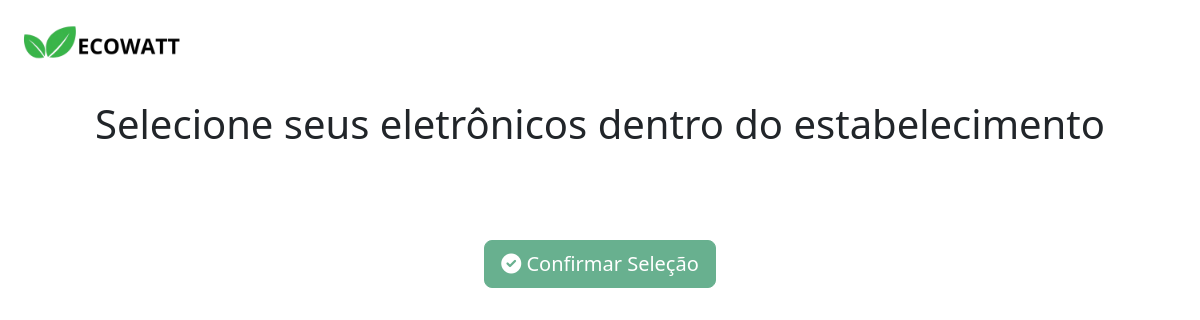
The page /dashboard/selecionar-equipamentos/ (signed in) on the database as committed earlier.
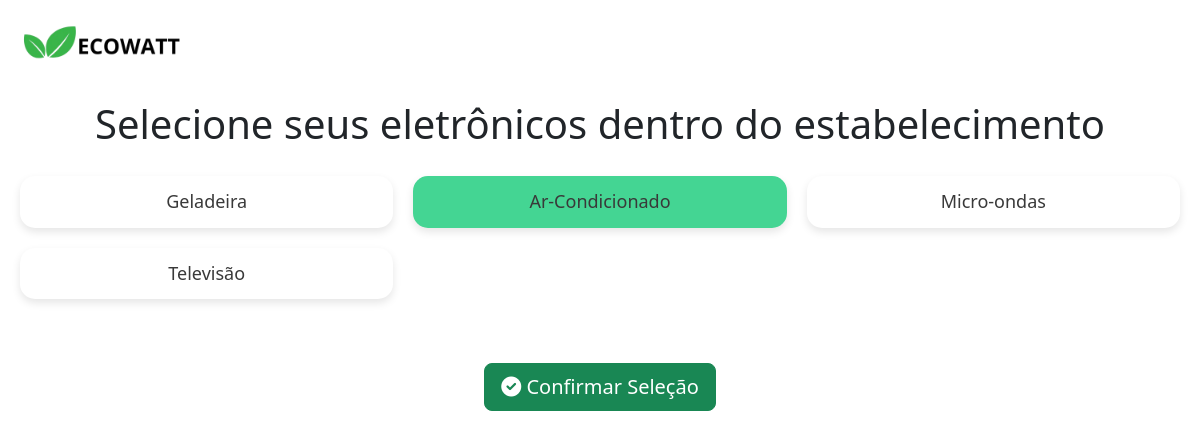
The same page on the database as committed later.
### dashboard/models.py (models this page shows, shortened)
class Equipamento(models.Model):
    nome = models.CharField(max_length=100)
    descricao = models.TextField(blank=True, null=True)

### dashboard/views.py (the view)
# urls.py: path('selecionar-equipamentos/', views.selecionar_equipamentos,
@login_required
def selecionar_equipamentos(request):
    equipamentos = Equipamento.objects.all()  # Recupera todos os equipamentos
    user_equipamentos = UserEquipamento.objects.filter(user=request.user).values_list(
        'equipamento_id', flat=True)  # IDs dos equipamentos já selecionados
    return render(request, 'selecionar_equipamentos.html', {
        'equipamentos': equipamentos,
        'user_equipamentos': list(user_equipamentos)
    })

### dashboard/context_processors.py (called while the page is built)
def dados_dashboard(request):
    context = {}
    if request.user.is_authenticated:
        perfil, created = PerfilGamer.objects.get_or_create(user=request.user)
        pontuacao_atual = perfil.experiencia
        patente = perfil.get_patente_display()
        descricao_patente = DESCRICOES_PATENTES.get(perfil.patente, "Descrição não disponível.")
        dicas = TextoDicas.objects.all()
        if dicas.exists():
            dica_aleatoria = random.choice(dicas)  # Seleciona uma dica aleatória
            context['dica_aleatoria'] = dica_aleatoria.texto
        context.update({
            'pontuacao_atual': pontuacao_atual,
            'patente': patente,
            'descricao_patente': descricao_patente,
        })
    return context

### dashboard/templates/selecionar_equipamentos.html (shortened to what this page needs)
{% load static %}
<!DOCTYPE html>
<html lang="pt-BR">
  <head>
    <link
      href="https://cdn.jsdelivr.net/npm/bootstrap@5.3.0/dist/css/bootstrap.min.css"
      rel="stylesheet"
    />
    <link
      href="https://cdnjs.cloudflare.com/ajax/libs/font-awesome/6.0.0-beta3/css/all.min.css"
      rel="stylesheet"
    />
    <link
      rel="stylesheet"
      href="{% static 'css/dashboard/selecionar_equipamento.css' %}"
    />
    <link rel="stylesheet" href="{% static 'css/css-global.css' %}" />
  </head>
  <body>
    <div class="main-content">
      <div class="dashboard-header">
        <img
          class="logomarca"
          src="{% static 'img/main_pages/ECOWATT.png' %}"
          alt=""
        />
      </div>
      <h1>Selecione seus eletrônicos dentro do estabelecimento</h1>
      <div class="equipamentos-list">
        {% for equipamento in equipamentos %}
          <div class="equipamento-item {% if equipamento.id in user_equipamentos %}equipamento-selecionado{% endif %}" data-equipamento-id="{{ equipamento.id }}">
              <label class="equipamento-label">
                  <div class="equipamento-content">
                      <div class="equipamento-info">
                          <h5>{{ equipamento.nome }}</h5>
                      </div>
                  </div>
              </label>
          </div>
        {% endfor %}
      </div>
      <div class="text-center mt-4">
        <button id="btn-confirmar" class="btn btn-success btn-lg" disabled>
          <i class="fas fa-check-circle"></i> Confirmar Seleção
        </button>
      </div>
    </div>
  </body>
</html>

Rows that differ between the two databases and show on the page:
added Equipamento: nome "Geladeira"
added Equipamento: nome "Ar-Condicionado"
added Equipamento: nome "Micro-ondas"
added Equipamento: nome "Televisão"
